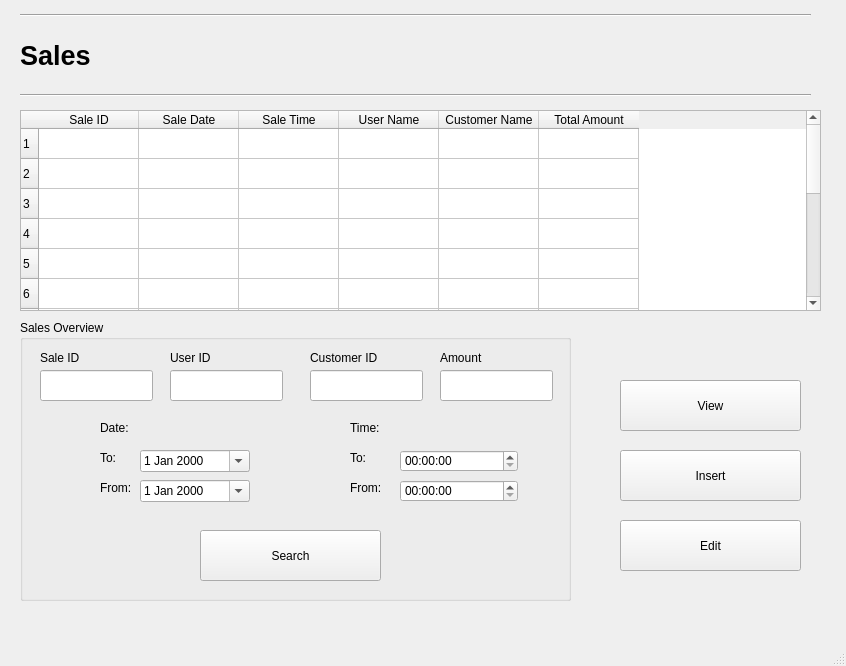
<?xml version="1.0" encoding="UTF-8"?>
<ui version="4.0">
 <class>MainWindow</class>
 <widget class="QMainWindow" name="MainWindow">
  <property name="geometry">
   <rect>
    <x>0</x>
    <y>0</y>
    <width>846</width>
    <height>666</height>
   </rect>
  </property>
  <property name="windowTitle">
   <string>MainWindow</string>
  </property>
  <widget class="QWidget" name="centralwidget">
   <widget class="QLabel" name="label">
    <property name="geometry">
     <rect>
      <x>20</x>
      <y>30</y>
      <width>111</width>
      <height>51</height>
     </rect>
    </property>
    <property name="font">
     <font>
      <pointsize>20</pointsize>
      <weight>75</weight>
      <bold>true</bold>
     </font>
    </property>
    <property name="text">
     <string>Sales</string>
    </property>
   </widget>
   <widget class="Line" name="line">
    <property name="geometry">
     <rect>
      <x>20</x>
      <y>80</y>
      <width>791</width>
      <height>31</height>
     </rect>
    </property>
    <property name="font">
     <font>
      <pointsize>20</pointsize>
      <weight>75</weight>
      <bold>true</bold>
     </font>
    </property>
    <property name="orientation">
     <enum>Qt::Horizontal</enum>
    </property>
   </widget>
   <widget class="QTableWidget" name="tableWidget">
    <property name="geometry">
     <rect>
      <x>20</x>
      <y>110</y>
      <width>801</width>
      <height>201</height>
     </rect>
    </property>
    <row>
     <property name="text">
      <string>1</string>
     </property>
    </row>
    <row>
     <property name="text">
      <string>2</string>
     </property>
    </row>
    <row>
     <property name="text">
      <string>3</string>
     </property>
    </row>
    <row>
     <property name="text">
      <string>4</string>
     </property>
    </row>
    <row>
     <property name="text">
      <string>5</string>
     </property>
    </row>
    <row>
     <property name="text">
      <string>6</string>
     </property>
    </row>
    <row>
     <property name="text">
      <string>7</string>
     </property>
    </row>
    <row>
     <property name="text">
      <string>8</string>
     </property>
    </row>
    <row>
     <property name="text">
      <string>9</string>
     </property>
    </row>
    <row>
     <property name="text">
      <string>10</string>
     </property>
    </row>
    <row>
     <property name="text">
      <string>11</string>
     </property>
    </row>
    <row>
     <property name="text">
      <string>12</string>
     </property>
    </row>
    <row>
     <property name="text">
      <string>13</string>
     </property>
    </row>
    <row>
     <property name="text">
      <string>14</string>
     </property>
    </row>
    <row>
     <property name="text">
      <string>15</string>
     </property>
    </row>
    <column>
     <property name="text">
      <string>Sale ID</string>
     </property>
    </column>
    <column>
     <property name="text">
      <string>Sale Date</string>
     </property>
    </column>
    <column>
     <property name="text">
      <string>Sale Time</string>
     </property>
    </column>
    <column>
     <property name="text">
      <string>User Name</string>
     </property>
    </column>
    <column>
     <property name="text">
      <string>Customer Name</string>
     </property>
    </column>
    <column>
     <property name="text">
      <string>Total Amount</string>
     </property>
    </column>
   </widget>
   <widget class="QPushButton" name="pushButton">
    <property name="geometry">
     <rect>
      <x>620</x>
      <y>520</y>
      <width>181</width>
      <height>51</height>
     </rect>
    </property>
    <property name="text">
     <string>Edit</string>
    </property>
   </widget>
   <widget class="QGroupBox" name="groupBox">
    <property name="geometry">
     <rect>
      <x>20</x>
      <y>320</y>
      <width>551</width>
      <height>281</height>
     </rect>
    </property>
    <property name="title">
     <string>Sales Overview</string>
    </property>
    <widget class="QLabel" name="label_2">
     <property name="geometry">
      <rect>
       <x>20</x>
       <y>30</y>
       <width>55</width>
       <height>16</height>
      </rect>
     </property>
     <property name="text">
      <string>Sale ID</string>
     </property>
    </widget>
    <widget class="QLineEdit" name="lineEdit">
     <property name="geometry">
      <rect>
       <x>20</x>
       <y>50</y>
       <width>113</width>
       <height>31</height>
      </rect>
     </property>
    </widget>
    <widget class="QLabel" name="label_4">
     <property name="geometry">
      <rect>
       <x>80</x>
       <y>100</y>
       <width>55</width>
       <height>16</height>
      </rect>
     </property>
     <property name="text">
      <string>Date:</string>
     </property>
    </widget>
    <widget class="QLineEdit" name="lineEdit_4">
     <property name="geometry">
      <rect>
       <x>150</x>
       <y>50</y>
       <width>113</width>
       <height>31</height>
      </rect>
     </property>
    </widget>
    <widget class="QLabel" name="label_5">
     <property name="geometry">
      <rect>
       <x>150</x>
       <y>30</y>
       <width>55</width>
       <height>16</height>
      </rect>
     </property>
     <property name="text">
      <string>User ID</string>
     </property>
    </widget>
    <widget class="QLabel" name="label_6">
     <property name="geometry">
      <rect>
       <x>80</x>
       <y>130</y>
       <width>55</width>
       <height>16</height>
      </rect>
     </property>
     <property name="text">
      <string>To:</string>
     </property>
    </widget>
    <widget class="QDateEdit" name="dateEdit_2">
     <property name="geometry">
      <rect>
       <x>120</x>
       <y>130</y>
       <width>110</width>
       <height>22</height>
      </rect>
     </property>
     <property name="calendarPopup">
      <bool>true</bool>
     </property>
    </widget>
    <widget class="QLabel" name="label_7">
     <property name="geometry">
      <rect>
       <x>80</x>
       <y>160</y>
       <width>55</width>
       <height>16</height>
      </rect>
     </property>
     <property name="text">
      <string>From:</string>
     </property>
    </widget>
    <widget class="QDateEdit" name="dateEdit_3">
     <property name="geometry">
      <rect>
       <x>120</x>
       <y>160</y>
       <width>110</width>
       <height>22</height>
      </rect>
     </property>
     <property name="calendarPopup">
      <bool>true</bool>
     </property>
    </widget>
    <widget class="QLineEdit" name="lineEdit_5">
     <property name="geometry">
      <rect>
       <x>290</x>
       <y>50</y>
       <width>113</width>
       <height>31</height>
      </rect>
     </property>
     <property name="text">
      <string/>
     </property>
    </widget>
    <widget class="QLabel" name="label_8">
     <property name="geometry">
      <rect>
       <x>290</x>
       <y>30</y>
       <width>81</width>
       <height>16</height>
      </rect>
     </property>
     <property name="text">
      <string>Customer ID</string>
     </property>
    </widget>
    <widget class="QLabel" name="label_9">
     <property name="geometry">
      <rect>
       <x>330</x>
       <y>130</y>
       <width>55</width>
       <height>16</height>
      </rect>
     </property>
     <property name="text">
      <string>To:</string>
     </property>
    </widget>
    <widget class="QLabel" name="label_10">
     <property name="geometry">
      <rect>
       <x>330</x>
       <y>160</y>
       <width>55</width>
       <height>16</height>
      </rect>
     </property>
     <property name="text">
      <string>From:</string>
     </property>
    </widget>
    <widget class="QLabel" name="label_11">
     <property name="geometry">
      <rect>
       <x>330</x>
       <y>100</y>
       <width>55</width>
       <height>16</height>
      </rect>
     </property>
     <property name="text">
      <string>Time:</string>
     </property>
    </widget>
    <widget class="QTimeEdit" name="timeEdit">
     <property name="geometry">
      <rect>
       <x>380</x>
       <y>130</y>
       <width>118</width>
       <height>22</height>
      </rect>
     </property>
    </widget>
    <widget class="QTimeEdit" name="timeEdit_2">
     <property name="geometry">
      <rect>
       <x>380</x>
       <y>160</y>
       <width>118</width>
       <height>22</height>
      </rect>
     </property>
    </widget>
    <widget class="QPushButton" name="pushButton_2">
     <property name="geometry">
      <rect>
       <x>180</x>
       <y>210</y>
       <width>181</width>
       <height>51</height>
      </rect>
     </property>
     <property name="text">
      <string>Search</string>
     </property>
    </widget>
    <widget class="QLabel" name="label_12">
     <property name="geometry">
      <rect>
       <x>420</x>
       <y>30</y>
       <width>81</width>
       <height>16</height>
      </rect>
     </property>
     <property name="text">
      <string>Amount</string>
     </property>
    </widget>
    <widget class="QLineEdit" name="lineEdit_6">
     <property name="geometry">
      <rect>
       <x>420</x>
       <y>50</y>
       <width>113</width>
       <height>31</height>
      </rect>
     </property>
     <property name="text">
      <string/>
     </property>
    </widget>
   </widget>
   <widget class="Line" name="line_2">
    <property name="geometry">
     <rect>
      <x>20</x>
      <y>0</y>
      <width>791</width>
      <height>31</height>
     </rect>
    </property>
    <property name="font">
     <font>
      <pointsize>20</pointsize>
      <weight>75</weight>
      <bold>true</bold>
     </font>
    </property>
    <property name="orientation">
     <enum>Qt::Horizontal</enum>
    </property>
   </widget>
   <widget class="QPushButton" name="pushButton_3">
    <property name="geometry">
     <rect>
      <x>620</x>
      <y>450</y>
      <width>181</width>
      <height>51</height>
     </rect>
    </property>
    <property name="text">
     <string>Insert</string>
    </property>
   </widget>
   <widget class="QPushButton" name="pushButton_4">
    <property name="geometry">
     <rect>
      <x>620</x>
      <y>380</y>
      <width>181</width>
      <height>51</height>
     </rect>
    </property>
    <property name="text">
     <string>View</string>
    </property>
   </widget>
  </widget>
  <widget class="QMenuBar" name="menubar">
   <property name="geometry">
    <rect>
     <x>0</x>
     <y>0</y>
     <width>846</width>
     <height>26</height>
    </rect>
   </property>
  </widget>
  <widget class="QStatusBar" name="statusbar"/>
 </widget>
 <resources/>
 <connections/>
</ui>
